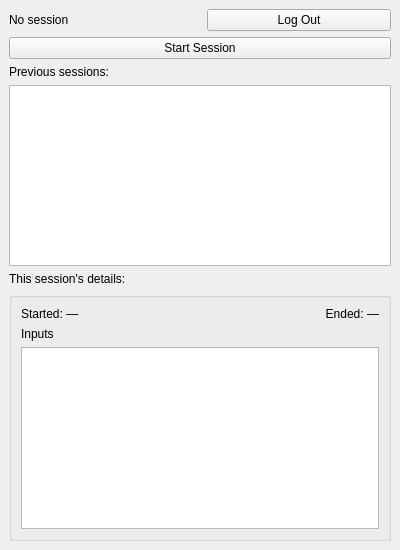
<?xml version="1.0" encoding="UTF-8"?>
<ui version="4.0">
 <class>MainPage</class>
 <widget class="QMainWindow" name="MainPage">
  <property name="geometry">
   <rect>
    <x>0</x>
    <y>0</y>
    <width>400</width>
    <height>550</height>
   </rect>
  </property>
  <property name="windowTitle">
   <string>PerplexPing</string>
  </property>
  <widget class="QWidget" name="centralwidget">
   <layout class="QVBoxLayout" name="mainLayout">
    <item>
     <layout class="QHBoxLayout" name="topLayout">
      <item>
       <widget class="QLabel" name="statusLabel">
        <property name="text">
         <string>No session</string>
        </property>
       </widget>
      </item>
      <item>
       <spacer name="topSpacer">
        <property name="orientation">
         <enum>Qt::Orientation::Horizontal</enum>
        </property>
       </spacer>
      </item>
      <item>
       <widget class="QPushButton" name="logoutButton">
        <property name="text">
         <string>Log Out</string>
        </property>
       </widget>
      </item>
     </layout>
    </item>
    <item>
     <widget class="QPushButton" name="startButton">
      <property name="text">
       <string>Start Session</string>
      </property>
     </widget>
    </item>
    <item>
     <widget class="QLabel" name="sessionListLabel">
      <property name="text">
       <string>Previous sessions:</string>
      </property>
     </widget>
    </item>
    <item>
     <widget class="QListWidget" name="sessionList"/>
    </item>
    <item>
     <widget class="QLabel" name="detailsLabel">
      <property name="text">
       <string>This session's details:</string>
      </property>
     </widget>
    </item>
    <item>
     <widget class="QGroupBox" name="detailsBox">
      <layout class="QVBoxLayout" name="detailsLayout">
       <item>
        <layout class="QHBoxLayout" name="timeLayout">
         <item>
          <widget class="QLabel" name="startLabel">
           <property name="text">
            <string>Started: —</string>
           </property>
          </widget>
         </item>
         <item>
          <widget class="QLabel" name="endLabel">
           <property name="text">
            <string>Ended: —</string>
           </property>
           <property name="alignment">
            <set>Qt::AlignmentFlag::AlignRight|Qt::AlignmentFlag::AlignVCenter</set>
           </property>
          </widget>
         </item>
        </layout>
       </item>
       <item>
        <widget class="QLabel" name="inputsLabel">
         <property name="text">
          <string>Inputs</string>
         </property>
        </widget>
       </item>
       <item>
        <widget class="QListWidget" name="timestampList"/>
       </item>
      </layout>
     </widget>
    </item>
   </layout>
  </widget>
 </widget>
 <resources/>
 <connections/>
</ui>
